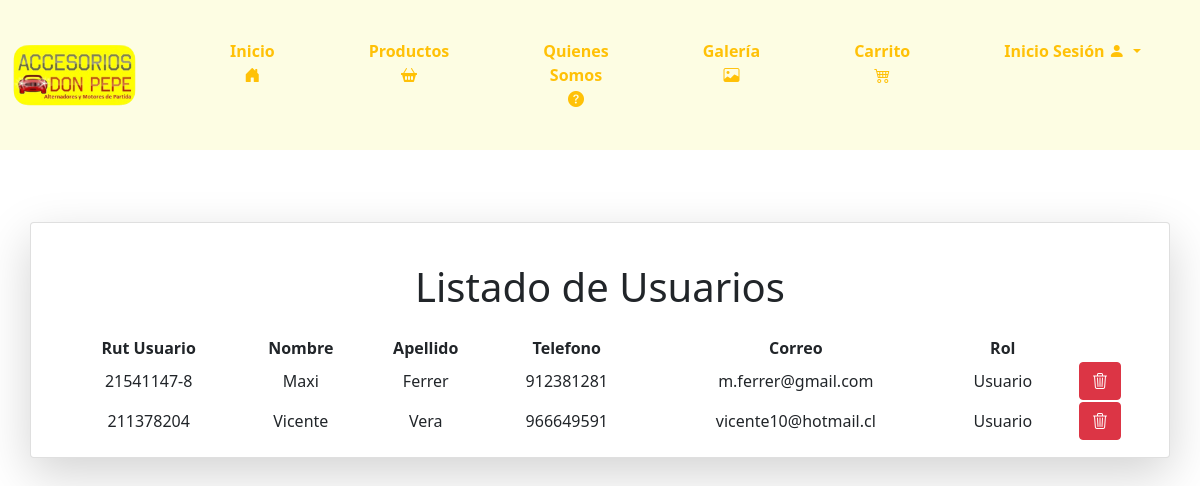
Page /listausuarios/ on the earlier database version.
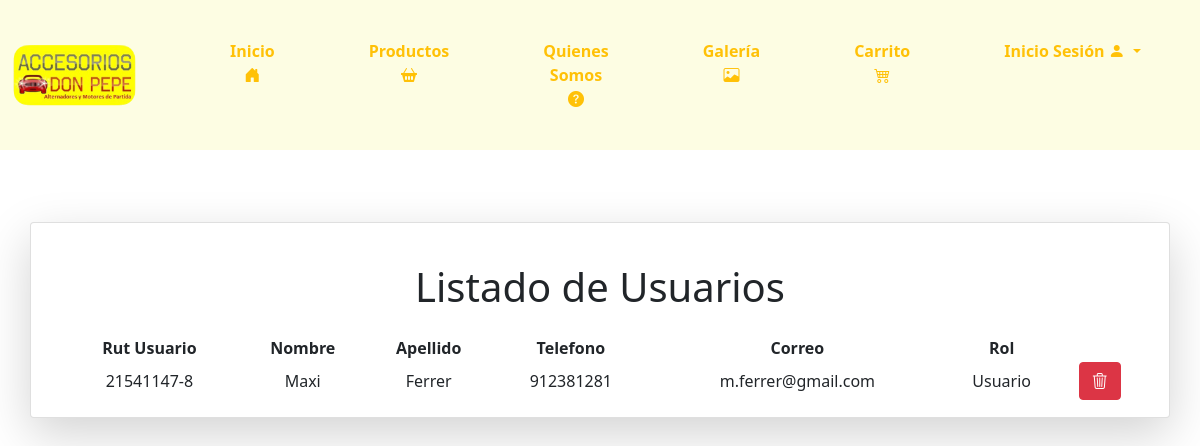
Same page on the later database version.
### core/models.py (models this page shows, shortened)
class Usuario(models.Model):
    rut = models.CharField(primary_key=True, max_length=10)
    nombre = models.CharField(max_length=20)
    apellido = models.CharField(max_length=20)
    telefono = models.CharField(max_length=9)
    correo = models.EmailField(unique=True, max_length=100, blank=True, null=True)
    clave = models.CharField(max_length=30)
    rol = models.ForeignKey(Rol, on_delete=models.CASCADE)

class Rol(models.Model):
    idRol = models.AutoField(primary_key=True)
    nombreRol = models.CharField(max_length=20)
    def __str__(self) -> str:
        return self.nombreRol

### core/views.py (the view)
# urls.py: path('listausuarios/', listausuarios, name="listausuarios"),
def listausuarios(request):
    usuariosListado = Usuario.objects.exclude(rut=None).exclude(rut='').all()
    contexto = {
        "usuarios": usuariosListado
    }
    return render(request, 'core/listausuarios.html', contexto)

### core/templatetags/custom_filters.py (called while the page is built)
@register.filter
def format_clp(value):
    try:
        return "${:,.0f}".format(value)
    except (ValueError, TypeError):
        return value

### core/templates/core/listausuarios.html (shortened to what the changed rows need)
{% load static %}
{% load custom_filters %}
<!DOCTYPE html>
<html lang="en">
<head>
    <link href="https://cdn.jsdelivr.net/npm/bootstrap@5.0.2/dist/css/bootstrap.min.css" rel="stylesheet"
>
    <link href="https://cdnjs.cloudflare.com/ajax/libs/font-awesome/6.0.0-beta3/css/all.min.css" rel="stylesheet">
    <link type="text/css" rel="stylesheet" href="{% static 'css/inicio.css' %}">
    <link href="https://cdn.jsdelivr.net/npm/bootstrap-icons/font/bootstrap-icons.css" rel="stylesheet">
</head>
<body>
    <br>
    <div class="container my-5">
        <div class="row">
            <div class="card shadow-lg">
                <div class="card-body">
                    <br>
                    <h1 class="text-center mb-4">Listado de Usuarios</h1>
                    <table class="col-md-12 col-xl-12" >
                        <thead>
                            <tr style="text-align: center;">
                                <th>Rut Usuario</th>
                                <th>Nombre</th>
                                <th>Apellido</th>
                                <th>Telefono</th>
                                <th>Correo</th>
                                <th>Rol</th>
                            </tr>
                        </thead>
                        <tbody>
                            {% for m in usuarios %}
                            <tr style="text-align: center;">
                                <td>{{ m.rut }}</td>
                                <td>{{ m.nombre }}</td>
                                <td>{{ m.apellido }}</td>
                                <td>{{ m.telefono }}</td>
                                <td>{{ m.correo }}</td>
                                <td>{{ m.rol }}</td>
                                <td>
                                    <a href="{% url 'borrarperfil' m.rut %}" class="btn btn-danger"><i class="bi bi-trash3"></i></a>
                                </td>
                            </tr>
                            {% endfor %}
                        </tbody>
                </div>
            </div>
        </div>
    </div>
</body>
</html>

Differences in the rows shown:
removed Usuario: rut "211378204", nombre "Vicente", apellido "Vera", telefono "966649591", correo "vicente10@hotmail.cl", rol "Usuario"
